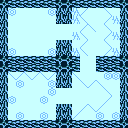

A level layout from a 2D game, rendered from its tile map. Below: a short description, then the map file with its tile-grid data intact:
An orthogonal 16x16 tile map with 8x8 px tiles, 2 tile layers (bg, walls) and 6 objects (4x Sign, Player, Exit).

<map version="1.2" tiledversion="1.2.4" orientation="orthogonal" renderorder="right-down" width="16" height="16" tilewidth="8" tileheight="8" infinite="0" nextlayerid="7" nextobjectid="12">
 <tileset firstgid="1" name="dungeon_set" tilewidth="8" tileheight="8" tilecount="40" columns="8">
  <image source="../sprites/dungeon_set.png" width="64" height="40" />
 </tileset>
 <objectgroup id="4" name="myobjects">
  <object id="1" name="Player" x="28" y="28" width="8" height="8">
   <properties>
    <property name="entry_conv" value="entryA" />
    <property name="goal" type="int" value="4" />
   </properties>
  </object>
  <object id="3" name="exitA" type="Exit" x="88" y="96" width="8" height="8">
   <properties>
    <property name="spr_name" value="portal" />
   </properties>
  </object>
  <object id="8" name="charlie_trophy" type="Sign" x="96" y="24" width="8" height="8">
   <properties>
    <property name="spr_name" value="block" />
   </properties>
  </object>
  <object id="9" name="charlie_notebookA" type="Sign" x="32" y="112" width="8" height="8">
   <properties>
    <property name="spr_name" value="block" />
   </properties>
  </object>
  <object id="10" name="charlie_photos" type="Sign" x="104" y="80" width="8" height="8">
   <properties>
    <property name="spr_name" value="block" />
   </properties>
  </object>
  <object id="11" name="charlie_notebookB" type="Sign" x="8" y="88" width="8" height="8">
   <properties>
    <property name="spr_name" value="block" />
   </properties>
  </object>
 </objectgroup>
 <layer id="5" name="bg" width="16" height="16">
  <data encoding="csv">
8,8,8,8,8,8,8,8,8,8,8,8,8,8,8,8,
8,5,8,8,8,8,5,8,8,4,7,8,8,6,8,8,
8,8,8,8,8,8,8,8,8,4,6,8,8,7,4,8,
8,8,8,8,8,8,8,8,8,8,7,6,8,6,8,8,
8,8,8,8,8,8,8,8,8,4,6,8,8,7,4,8,
8,8,8,8,8,8,8,8,8,8,7,8,8,6,8,8,
8,5,8,8,8,8,5,8,8,4,6,8,8,7,4,8,
8,8,8,8,8,8,8,8,8,8,8,8,8,8,8,8,
8,8,8,8,8,8,8,8,8,8,8,8,8,8,8,8,
8,6,7,6,7,6,7,8,6,6,8,8,8,5,5,8,
8,8,5,8,8,8,5,8,8,8,6,7,6,8,8,8,
8,8,8,8,8,8,5,8,8,8,8,8,8,6,8,8,
8,5,8,8,8,5,8,8,8,8,8,8,8,7,8,8,
8,8,8,8,8,8,8,8,8,8,7,6,7,8,8,8,
8,8,5,8,8,5,8,8,7,7,8,8,5,8,5,8,
8,8,8,8,8,8,8,8,8,8,8,8,8,8,8,8
</data>
 </layer>
 <layer id="6" name="walls" width="16" height="16">
  <properties>
   <property name="collidable" type="bool" value="true" />
  </properties>
  <data encoding="csv">
1,2,2,2,2,2,2,1,1,2,2,2,2,2,2,1,
3,0,0,0,0,0,0,3,3,0,0,0,0,0,0,3,
3,0,0,0,0,0,0,3,3,0,0,0,0,0,0,3,
3,0,0,0,0,0,0,0,0,0,0,0,0,0,0,3,
3,0,0,0,0,0,0,0,0,0,0,0,0,0,0,3,
3,0,0,0,0,0,0,3,3,0,0,0,0,0,0,3,
3,0,0,0,0,0,0,3,3,0,0,0,0,0,0,3,
1,2,2,2,2,2,2,1,1,2,0,0,2,2,2,1,
1,2,2,2,2,2,2,1,1,2,0,0,2,2,2,1,
3,0,0,0,0,0,0,3,3,0,0,0,0,0,0,3,
3,0,0,0,0,0,0,3,3,0,0,0,0,0,0,3,
3,0,0,0,0,0,0,0,0,0,0,0,0,0,0,3,
3,0,0,0,0,0,0,0,0,0,0,0,0,0,0,3,
3,0,0,0,0,0,0,3,3,0,0,0,0,0,0,3,
3,0,0,0,0,0,0,3,3,0,0,0,0,0,0,3,
1,2,2,2,2,2,2,1,1,2,2,2,2,2,2,1
</data>
 </layer>
</map>